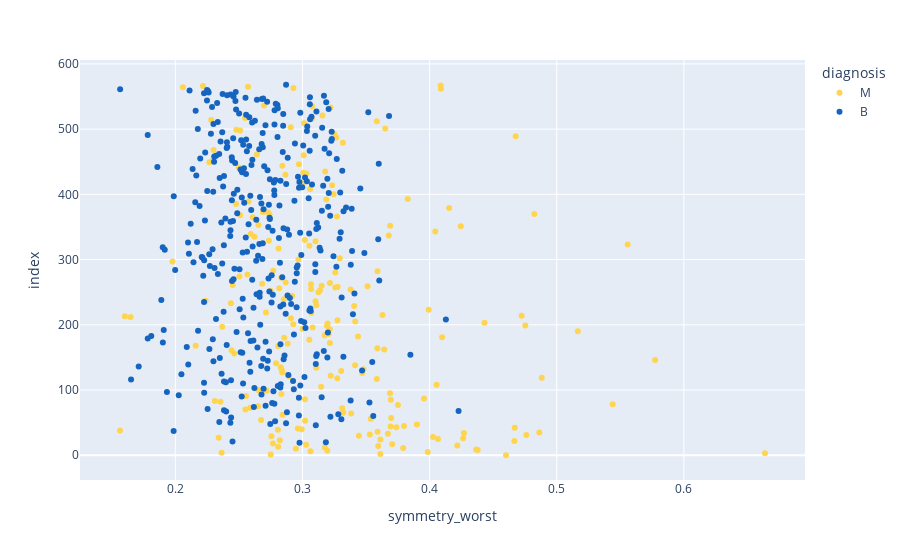

The code cell stored with this chart in its notebook:
### Code cell
px.scatter(data_frame=df,x='symmetry_worst',color='diagnosis',color_discrete_sequence=['#FFD54F','#1565C0'])

### Figure 1 — Plotly figure (JSON) as saved in the notebook; plotly's stock layout.template omitted (floating-point values rounded to 4 significant figures; data arrays with more than 128 entries replaced by an {"elided": "..."} marker saying what was removed)
{"data": [{"hovertemplate": "diagnosis=M<br>symmetry_worst=%{x}<br>index=%{y}<extra></extra>", "legendgroup": "M", "marker": {"color": "#FFD54F", "symbol": "circle"}, "mode": "markers", "name": "M", "orientation": "h", "showlegend": true, "type": "scatter", "x": {"elided": "212 float values"}, "xaxis": "x", "y": {"elided": "212 int values"}, "yaxis": "y"}, {"hovertemplate": "diagnosis=B<br>symmetry_worst=%{x}<br>index=%{y}<extra></extra>", "legendgroup": "B", "marker": {"color": "#1565C0", "symbol": "circle"}, "mode": "markers", "name": "B", "orientation": "h", "showlegend": true, "type": "scatter", "x": {"elided": "357 float values"}, "xaxis": "x", "y": {"elided": "357 int values"}, "yaxis": "y"}], "layout": {"legend": {"title": {"text": "diagnosis"}, "tracegroupgap": 0}, "margin": {"t": 60}, "xaxis": {"anchor": "y", "domain": [0, 1], "title": {"text": "symmetry_worst"}}, "yaxis": {"anchor": "x", "domain": [0, 1], "title": {"text": "index"}}}}
